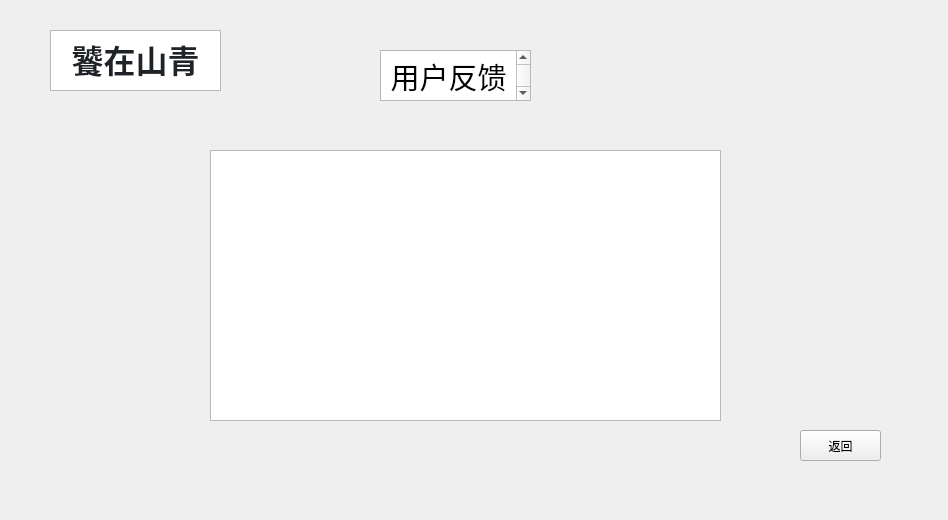
<?xml version="1.0" encoding="UTF-8"?>
<ui version="4.0">
 <class>commentshow</class>
 <widget class="QWidget" name="commentshow">
  <property name="geometry">
   <rect>
    <x>0</x>
    <y>0</y>
    <width>948</width>
    <height>520</height>
   </rect>
  </property>
  <property name="windowTitle">
   <string>Form</string>
  </property>
  <widget class="QTextBrowser" name="textBrowser_2">
   <property name="geometry">
    <rect>
     <x>380</x>
     <y>50</y>
     <width>151</width>
     <height>51</height>
    </rect>
   </property>
   <property name="html">
    <string>&lt;!DOCTYPE HTML PUBLIC &quot;-//W3C//DTD HTML 4.0//EN&quot; &quot;http://www.w3.org/TR/REC-html40/strict.dtd&quot;&gt;
&lt;html&gt;&lt;head&gt;&lt;meta name=&quot;qrichtext&quot; content=&quot;1&quot; /&gt;&lt;meta charset=&quot;utf-8&quot; /&gt;&lt;style type=&quot;text/css&quot;&gt;
p, li { white-space: pre-wrap; }
hr { height: 1px; border-width: 0; }
li.unchecked::marker { content: &quot;\2610&quot;; }
li.checked::marker { content: &quot;\2612&quot;; }
&lt;/style&gt;&lt;/head&gt;&lt;body style=&quot; font-family:'Microsoft YaHei UI'; font-size:9pt; font-weight:400; font-style:normal;&quot;&gt;
&lt;p align=&quot;center&quot; style=&quot; margin-top:0px; margin-bottom:0px; margin-left:0px; margin-right:0px; -qt-block-indent:0; text-indent:0px;&quot;&gt;&lt;span style=&quot; font-size:22pt;&quot;&gt;用户反馈&lt;/span&gt;&lt;/p&gt;&lt;/body&gt;&lt;/html&gt;</string>
   </property>
  </widget>
  <widget class="QPushButton" name="back">
   <property name="geometry">
    <rect>
     <x>800</x>
     <y>430</y>
     <width>81</width>
     <height>31</height>
    </rect>
   </property>
   <property name="text">
    <string>返回</string>
   </property>
  </widget>
  <widget class="QTextBrowser" name="textBrowser">
   <property name="geometry">
    <rect>
     <x>50</x>
     <y>30</y>
     <width>171</width>
     <height>61</height>
    </rect>
   </property>
   <property name="html">
    <string>&lt;!DOCTYPE HTML PUBLIC &quot;-//W3C//DTD HTML 4.0//EN&quot; &quot;http://www.w3.org/TR/REC-html40/strict.dtd&quot;&gt;
&lt;html&gt;&lt;head&gt;&lt;meta name=&quot;qrichtext&quot; content=&quot;1&quot; /&gt;&lt;meta charset=&quot;utf-8&quot; /&gt;&lt;style type=&quot;text/css&quot;&gt;
p, li { white-space: pre-wrap; }
hr { height: 1px; border-width: 0; }
li.unchecked::marker { content: &quot;\2610&quot;; }
li.checked::marker { content: &quot;\2612&quot;; }
&lt;/style&gt;&lt;/head&gt;&lt;body style=&quot; font-family:'Microsoft YaHei UI'; font-size:9pt; font-weight:400; font-style:normal;&quot;&gt;
&lt;p align=&quot;center&quot; style=&quot; margin-top:0px; margin-bottom:0px; margin-left:0px; margin-right:0px; -qt-block-indent:0; text-indent:0px;&quot;&gt;&lt;span style=&quot; font-family:'-apple-system','BlinkMacSystemFont','Segoe UI','Noto Sans','Helvetica','Arial','sans-serif','Apple Color Emoji','Segoe UI Emoji'; font-size:24pt; font-weight:700; color:#1f2328; background-color:#ffffff;&quot;&gt;饕在山青&lt;/span&gt;&lt;/p&gt;&lt;/body&gt;&lt;/html&gt;</string>
   </property>
  </widget>
  <widget class="QTextBrowser" name="comments">
   <property name="geometry">
    <rect>
     <x>210</x>
     <y>150</y>
     <width>511</width>
     <height>271</height>
    </rect>
   </property>
  </widget>
 </widget>
 <resources/>
 <connections/>
</ui>
